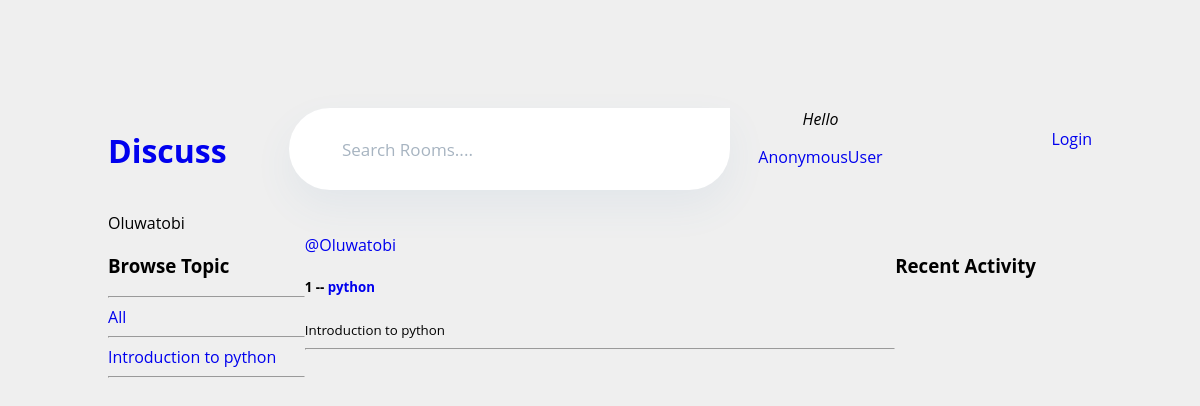
Page /profile/2 on the earlier database version.
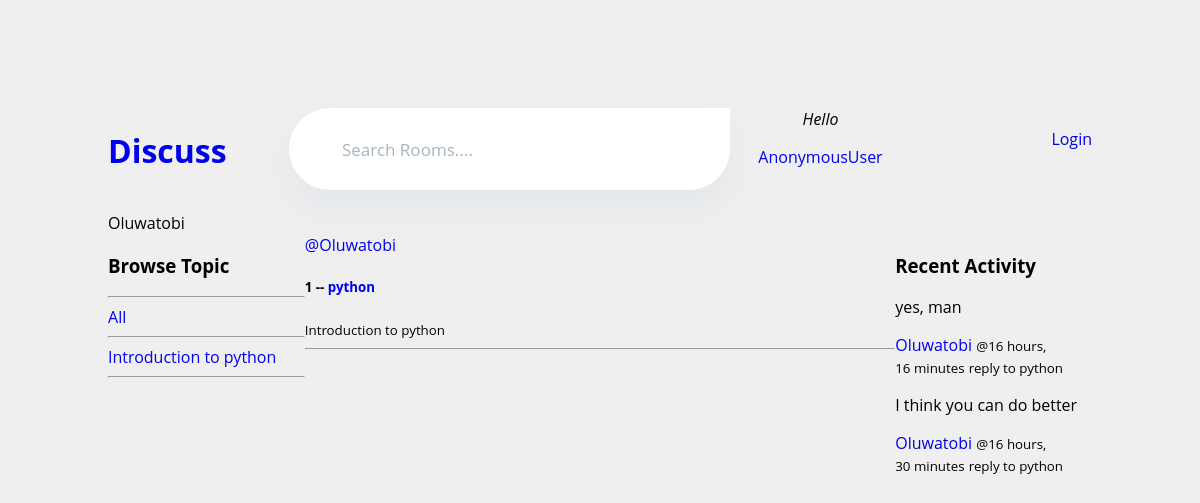
Same page on the later database version.
### base/models.py (models this page shows, shortened)
class Topic(models.Model):
    name = models.CharField(max_length=200)

class Room(models.Model):
    host = models.ForeignKey(User, on_delete=models.SET_NULL, null=True)
    topic = models.ForeignKey(Topic, on_delete=models.SET_NULL, null=True)
    name = models.CharField(max_length=200)
    description = models.TextField(null=True, blank=True)
    participants = models.ManyToManyField(
        User, related_name='participants', blank=True)
    updated = models.DateTimeField(auto_now=True)
    created = models.DateTimeField(auto_now_add=True)
    class Meta:
        ordering = ['-updated', '-created']
    def __str__(self):
        return self.name

class Message(models.Model):
    user = models.ForeignKey(User, on_delete=models.CASCADE)
    room = models.ForeignKey(Room, on_delete=models.CASCADE)
    body = models.TextField()
    updated = models.DateTimeField(auto_now=True)
    created = models.DateTimeField(auto_now_add=True)
    class Meta:
        ordering = ['-updated', '-created']

### base/views.py (the view)
# urls.py: path("profile/<str:pk>", views.user_profile, name="profile"),
def user_profile(request, pk):
    user = User.objects.get(id=pk)
    rooms = user.room_set.all()
    room_message = user.message_set.all()
    topics = Topic.objects.all()
    context = {"user": user, "rooms": rooms, "room_message": room_message, "topics":topics}
    return render(request, "base/user_profile.html", context)

### base/templates/base/user_profile.html (shortened to what this page needs)
{% extends 'main.html' %} {% block content %} {{user.username}}
<div class="profile_container">
  <div>{% include 'base/topics_component.html' %}</div>
  <div>{% include 'base/feeds_component.html' %}</div>
  <div>{% include 'base/activiity.component.html' %}</div>
</div>
{% endblock %}

### base/templates/base/topics_component.html
 <h3>Browse Topic</h3>
    <hr />
    <div>
      <a href="{% url 'home' %}"> All </a>
      <hr />
    </div>
    {% for topic in topics %}
    <div>
      <a href="{% url 'home' %}?q={{topic.name}}"> {{topic.name}} </a>
    </div>
    <hr />
    {% endfor %}

### base/templates/base/feeds_component.html (shortened to what this page needs)
<div>
  {% for room in rooms %}
  <div>
    <a href="{% url 'profile' room.host.id %}">@{{room.host.username}}</a>
    <h5>{{room.id}} -- <a href="{% url 'room' room.id %}">{{room.name}}</a></h5>
    <small>{{room.topic.name}}</small>
    <hr />
  </div>
  {% endfor %}
</div>

### base/templates/base/activiity.component.html (shortened to what this page needs)
<h3>Recent Activity</h3>
{% for message in room_message %}
<p>{{ message.body }}</p>
<a href="{% url 'profile' message.user.id  %}">{{ message.user }}</a>
<small>@{{ message.created | timesince }}</small>
<small>reply to {{ message.room }}</small>
 {% endfor %}

Differences in the rows shown:
added Message: body "yes, man", user "Oluwatobi", created "16 hours, 16 minutes", room "python"
added Message: body "I think you can do better", user "Oluwatobi", created "16 hours, 30 minutes", room "python"
